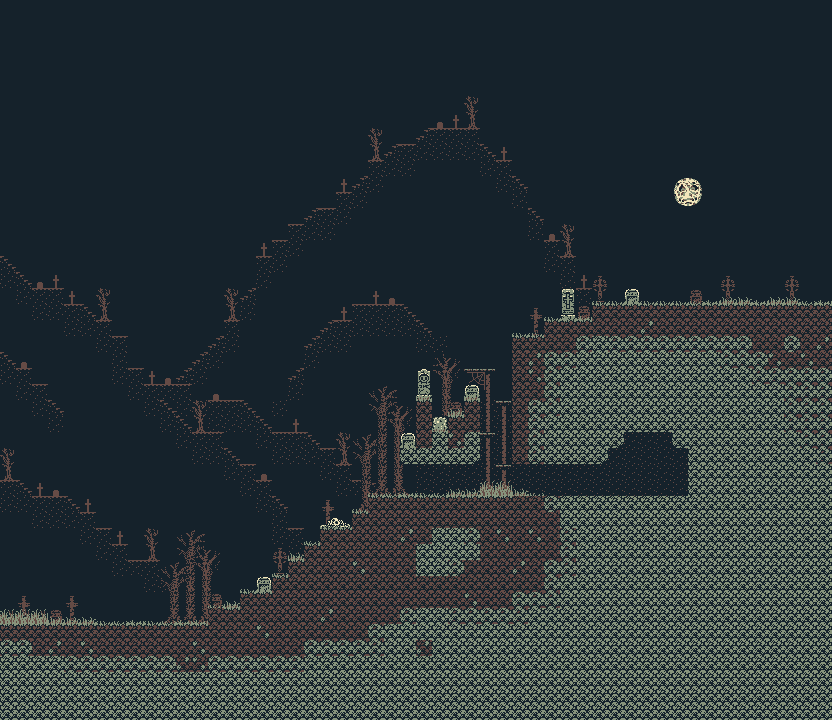

This game map was drawn from its Tiled (.tmx) file and the tilesets committed beside it. A one-line description and the trimmed map source follow:
An orthogonal 52x45 tile map with 16x16 px tiles, 5 tile layers (BACK, HILL, MID, GROUND, ...) and 30 objects.

<map version="1.0" orientation="orthogonal" renderorder="right-down" width="52" height="45" tilewidth="16" tileheight="16" nextobjectid="85">
 <tileset firstgid="1" name="night tiles" tilewidth="16" tileheight="16" spacing="1" tilecount="128" columns="16">
  <image source="../sprites/night_tiles.PNG" trans="ffffff" width="272" height="135" />
 </tileset>
 <layer name="BACK" width="52" height="45">
  <data>[2340 cells, 2340 non-empty, 7 distinct tile ids]</data>
 </layer>
 <layer name="HILL" width="52" height="45">
  <data>[2340 cells, 1428 non-empty, 3 distinct tile ids]</data>
 </layer>
 <layer name="MID" width="52" height="45">
  <data>[2340 cells, 268 non-empty, 29 distinct tile ids]</data>
 </layer>
 <layer name="GROUND" width="52" height="45">
  <data>[2340 cells, 875 non-empty, 44 distinct tile ids]</data>
 </layer>
 <layer name="FRONT" width="52" height="45">
  <data>[2340 cells, 59 non-empty, 5 distinct tile ids]</data>
 </layer>
 <objectgroup name="COLLISION">
  <object id="9" x="0" y="0" height="304" />
  <object id="33" x="848" y="-48" />
  <object id="47" x="0" y="624" width="208" height="96" />
  <object id="50" x="208" y="608" width="32" height="112" />
  <object id="51" x="240" y="592" width="16" height="128" />
  <object id="52" x="256" y="576" width="32" height="144" />
  <object id="53" x="288" y="560" width="16" height="160" />
  <object id="54" x="304" y="544" width="16" height="176" />
  <object id="55" x="320" y="528" width="32" height="192" />
  <object id="56" x="352" y="512" width="16" height="208" />
  <object id="57" x="368" y="496" width="464" height="224" />
  <object id="58" x="512" y="336" width="32" height="128" />
  <object id="63" x="544" y="320" width="48" height="144" />
  <object id="64" x="592" y="304" width="288" height="128" />
  <object id="65" x="624" y="288" width="16" height="16" />
  <object id="67" x="560" y="288" width="16" height="32" />
  <object id="68" x="400" y="432" width="80" height="32" />
  <object id="69" x="416" y="368" width="16" height="64" />
  <object id="70" x="432" y="416" width="48" height="16" />
  <object id="71" x="464" y="384" width="16" height="32" />
  <object id="72" x="464" y="368" width="32" />
  <object id="73" x="496" y="400" width="16" />
  <object id="74" x="480" y="432" width="16" />
  <object id="75" x="496" y="464" width="16" />
  <object id="76" x="832" y="0" height="320" />
  <object id="77" x="0" y="0" height="624" />
  <object id="81" x="592" y="432" width="16" height="32" />
  <object id="82" x="608" y="432" width="16" height="16" />
  <object id="83" x="672" y="432" width="16" height="16" />
  <object id="84" x="688" y="432" width="144" height="64" />
 </objectgroup>
</map>
